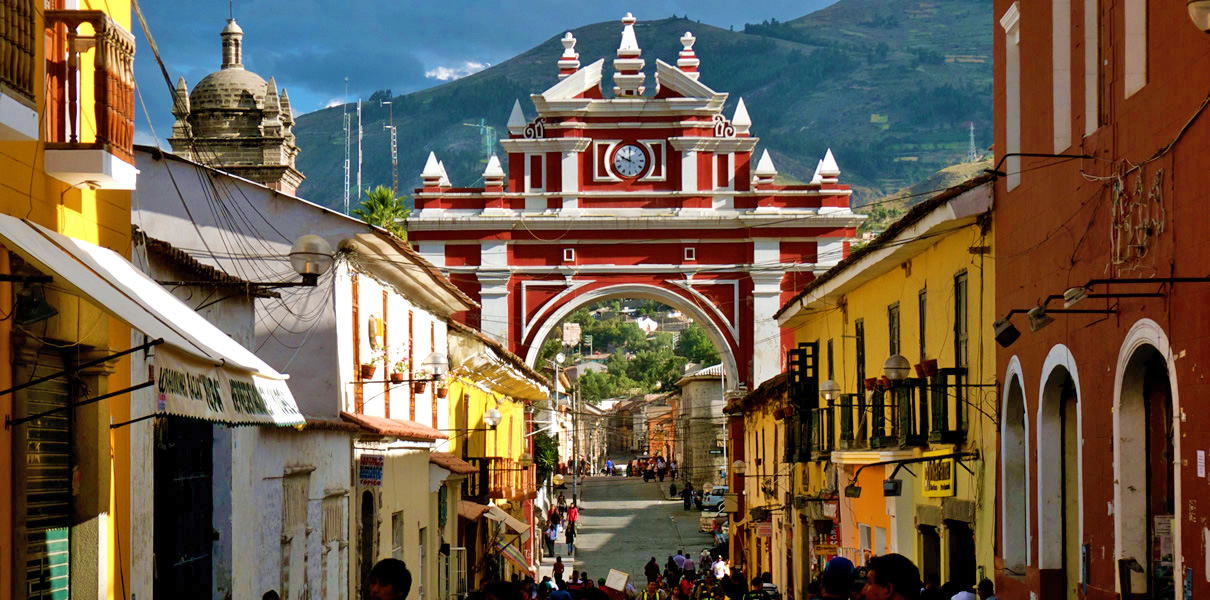
#> input picture Laboratorios/Lab_01/arco-ayacucho.jpg, 1210 x 600 px
$ jupyter execute Laboratorio_01_NIFLA_LLALLACACHI_MANUEL_ANGEL_CG_2024A_EPCC_UNSA.ipynb   (shell and % lines are left out)
#> lines starting #> are read from the running program, lines starting #| are printed output that depends on the picture
<center>

$\tiny{Universidad \ Nacional \ de \ San \ Agustín \ de \ Arequipa \\
Escuela \ Profesional \ de \ Ciencia \ de \ la \ Computación  }$

---

#<center>$Laboratorio \ 01$

**Curso:** *Computacón Gráfica*

**Tema:** *Introducción a OpenCV*

**Profesora:** *Paccotacya Yanque, Rosa Yuliana Gabriela*

**Alumno:** *Nifla Llallacachi, Manuel Angel* \\

---

[cell 1]
import os
import cv2
import numpy as np
import matplotlib.pyplot as plt

from zipfile import ZipFile
from urllib.request import urlretrieve

from IPython.display import Image

[cell 2]
def download_and_unzip(url, save_path):
    print(f"Downloading and extracting assests....", end="")

    # Downloading zip file using urllib package.
    urlretrieve(url, save_path)
#> (this line was passed over: the network is not available in this run)

    try:
        # Extracting zip file using the zipfile package.
        with ZipFile(save_path) as z:
            # Extract ZIP file contents in the same directory.
            z.extractall(os.path.split(save_path)[0])

        print("Done")

    except Exception as e:
        print("\nInvalid file.", e)

[cell 3]
URL = r"https://www.dropbox.com/s/rys6f1vprily2bg/opencv_bootcamp_assets_NB2.zip?dl=1"

asset_zip_path = os.path.join(os.getcwd(), f"opencv_bootcamp_assets_NB2.zip")

# Download if assest ZIP does not exists.
if not os.path.exists(asset_zip_path):
    download_and_unzip(URL, asset_zip_path)

---

#*CARGANDO IMAGEN*

[cell 4]
cb_img = cv2.imread("arco-ayacucho.jpg")
#> cb_img is the input picture: shape (600, 1210, 3); mean B, G, R 74.4, 93, 109.2

img = cv2.cvtColor(cb_img, cv2.COLOR_BGR2RGB)
plt.imshow(img)
#> (this line was passed over: IPython is not available in this run)

---
#*A. OBTENIENDO CANAL ROJO*

[cell 5]
# Extraendo el canales b, g, r
b,g,r = cv2.split(cb_img)
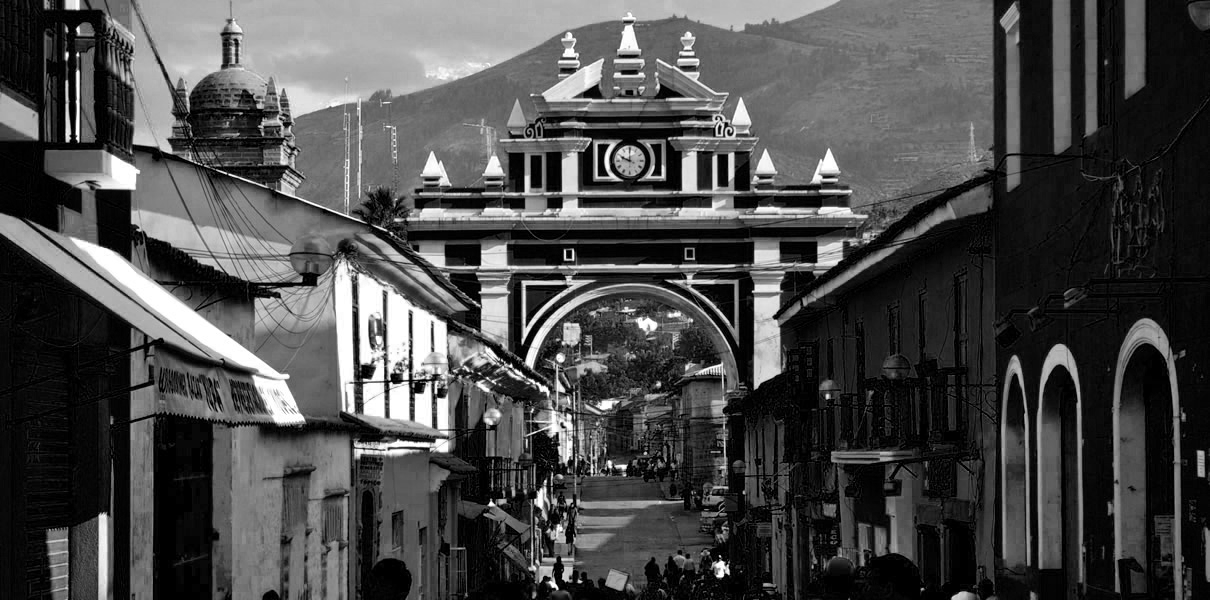
#> b: shape (600, 1210); min 0, max 255, mean 74.4
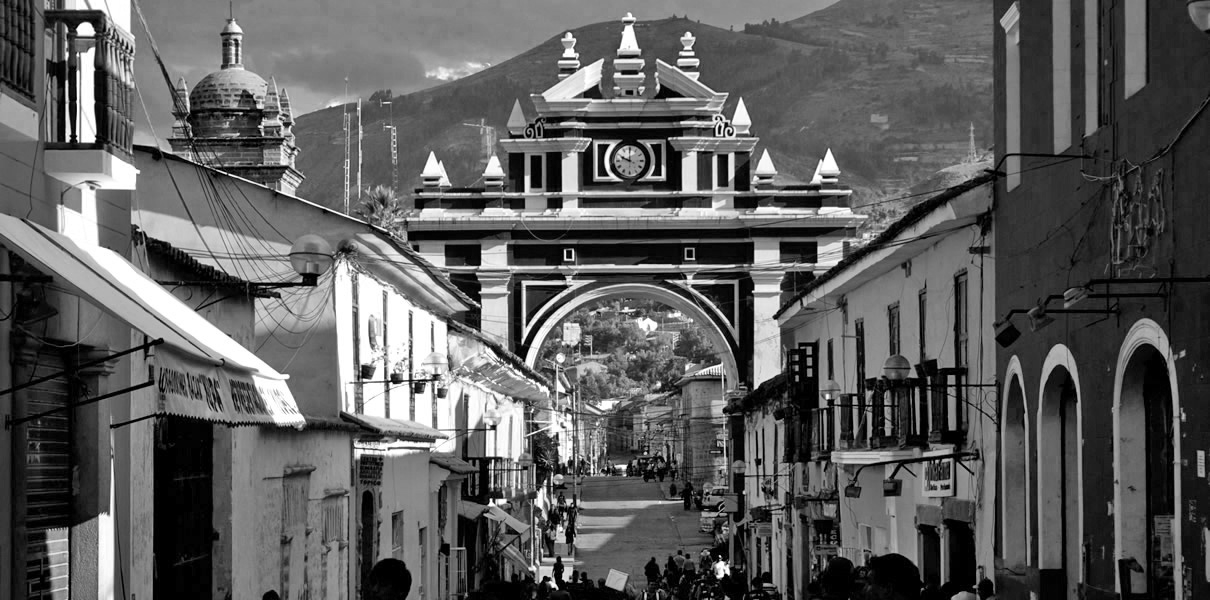
#> g: shape (600, 1210); min 0, max 255, mean 93
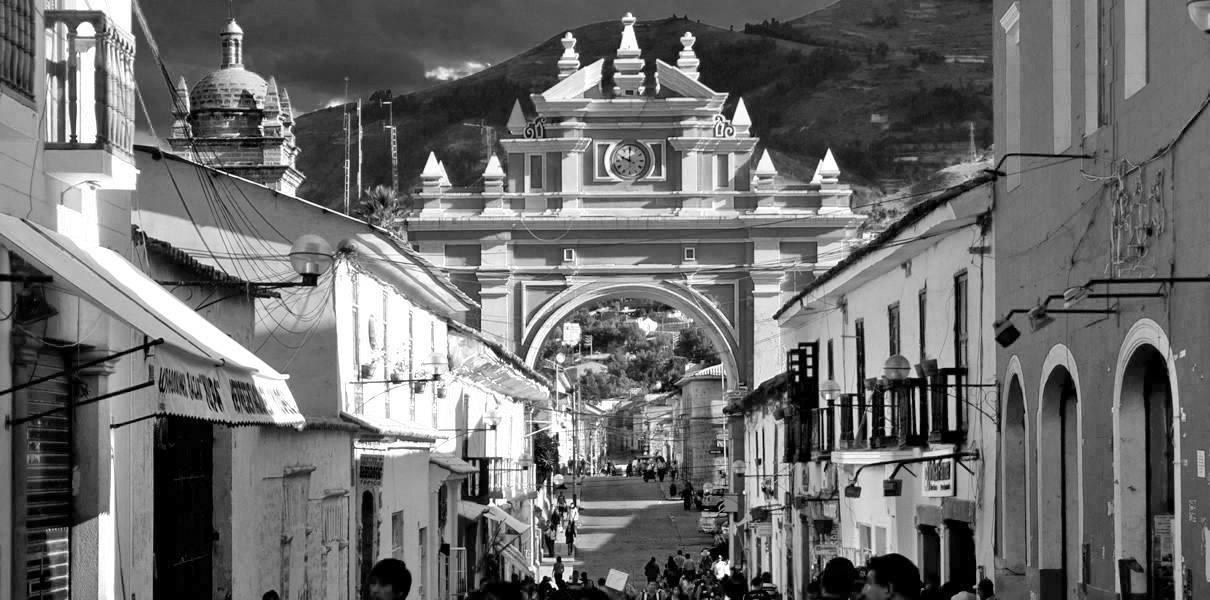
#> r: shape (600, 1210); min 0, max 255, mean 109.2

#Extraendo Canal Rojo
rgb = cv2.cvtColor(r, cv2.COLOR_BGR2RGB)
plt.imshow(rgb)
#> (this line was passed over: IPython is not available in this run)

print(r)
#> (printed output is left out)

---

#*B. OBTENIENDO EL NEGATIVO DE ESA NUEVA IMAGEN*

[cell 6]
w, h = r.shape
#> w = 600; h = 1210

print(w,h)
#| 600 1210

negativo = np.zeros(r.shape,r.dtype)
for y in range (w):
  for x in range (h):
    negativo[y,x]=255-r[y,x]
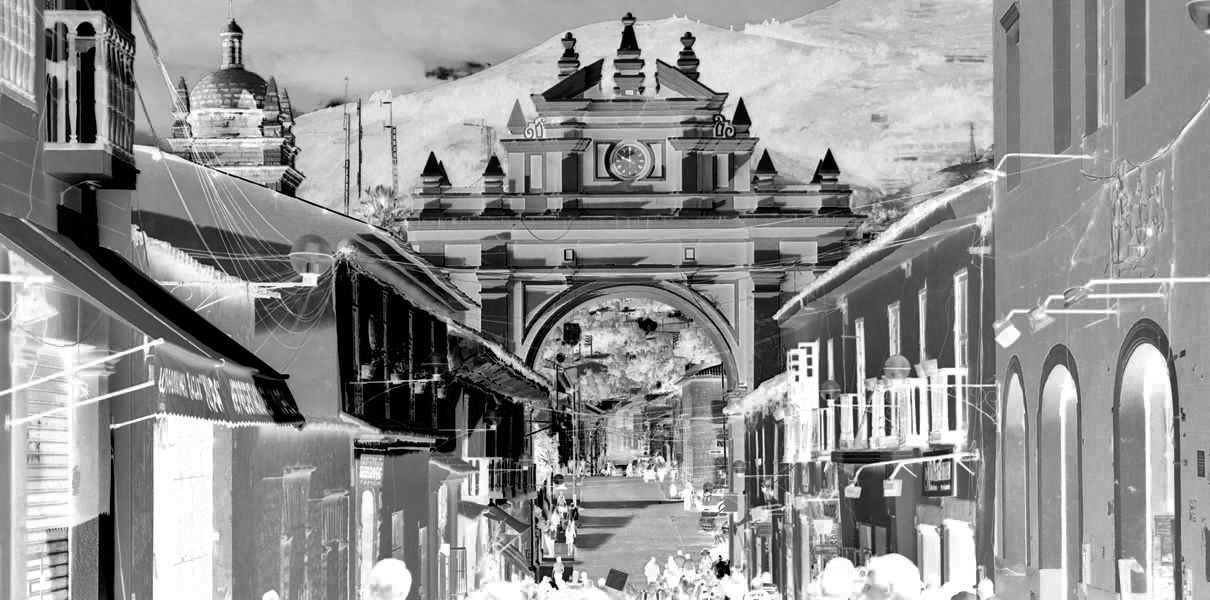
#> negativo: shape (600, 1210); min 0, max 255, mean 145.8

RGBB = cv2.cvtColor(negativo, cv2.COLOR_BGR2RGB)
plt.imshow(RGBB)
#> (this line was passed over: IPython is not available in this run)

print(negativo)
#> (printed output is left out)

---
#*C. REFLEJO VERTICAL DE LA PRIMERA IMAGEN*

[cell 7]
R_R_V = cv2.flip(r,0)
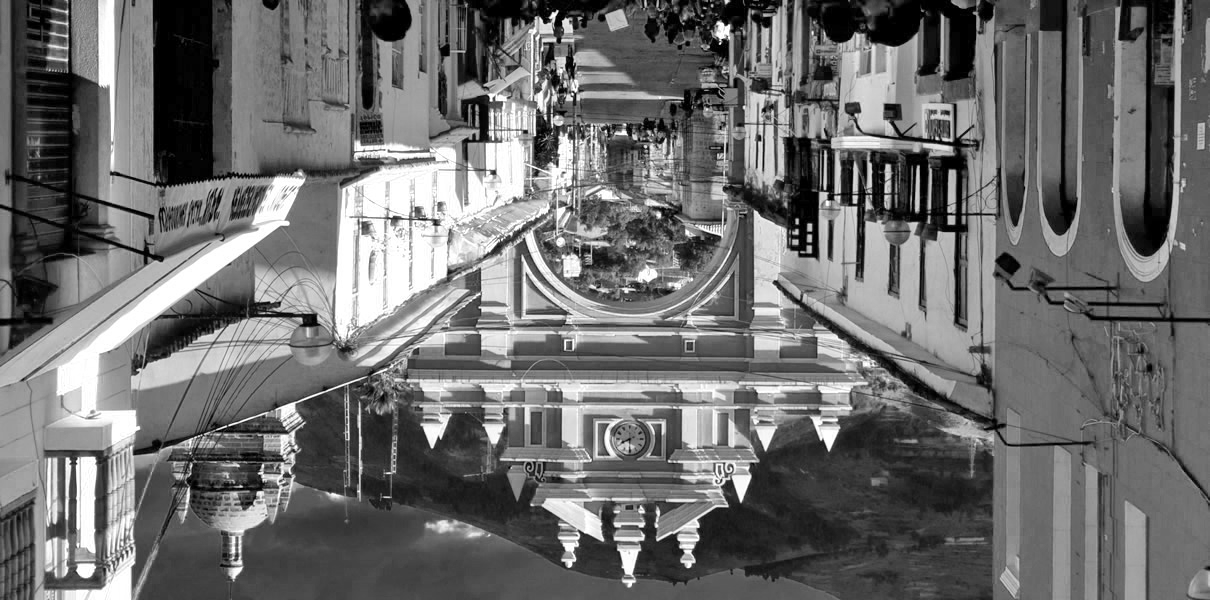
#> R_R_V: shape (600, 1210); min 0, max 255, mean 109.2

RRV = cv2.cvtColor(R_R_V, cv2.COLOR_BGR2RGB)
plt.imshow(RRV)
#> (this line was passed over: IPython is not available in this run)

print(R_R_V)
#> (printed output is left out)
